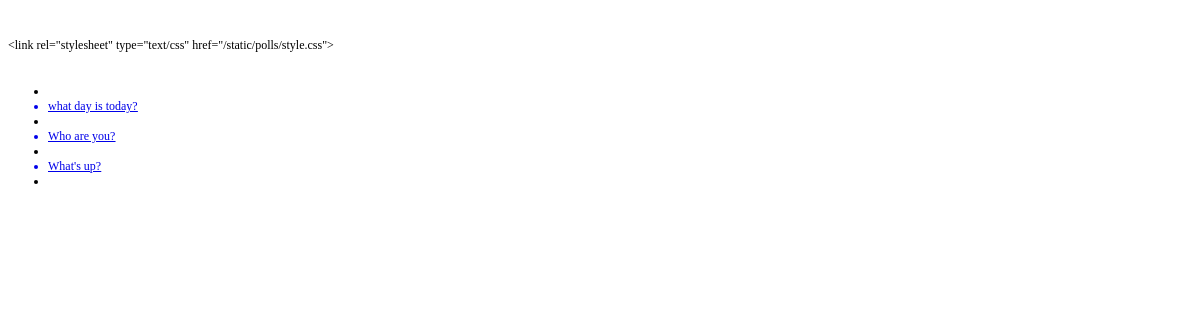
/polls/, run on an earlier commit of the app's database.
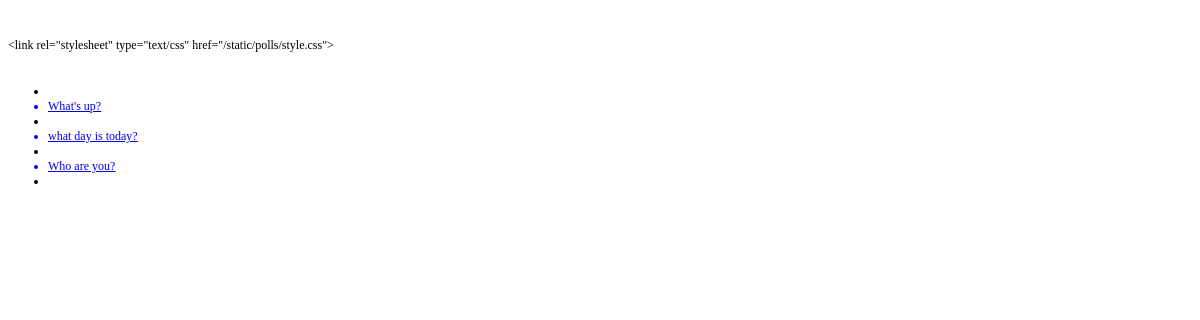
And on a later commit of the database.
### polls/models.py (models this page shows, shortened)
class Question(models.Model):
    question_text = models.CharField(max_length=200)
    pub_date = models.DateTimeField('date published')

### polls/views.py (the view)
# urls.py: path('', views.IndexView.as_view(), name='index'),
class IndexView(generic.ListView):
    template_name = 'polls/index.html'
    context_object_name = 'latest_question_list'
    def get_queryset(self):
        return Question.objects.order_by('-pub_date')[:5]

### polls/templates/polls/index.html (shortened to what this page needs)
<!DOCTYPE html PUBLIC "-//W3C//DTD HTML 4.01//EN" "http://www.w3.org/TR/html4/strict.dtd">
<html>
<head>
</head>
<body>
<p class="p1"><br></p>
<p class="p2"><span class="s1">{% load static %}</span></p>
<p class="p1"><br></p>
<p class="p2"><span class="s1">&lt;link rel="stylesheet" type="text/css" href="{% static 'polls/style.css' %}"&gt;</span></p>
<p class="p1"><br></p>
<p class="p2"><span class="s1">{% if latest_question_list %}</span></p>
<ul class="ul1">
  <li class="li2"><span class="s1">{% for question in latest_question_list %}</span></li>
  <li class="li3"><span class="s2"><a href="file:///Users/alexobinikpo/Desktop/hardeem/mysite/polls/templates/polls/%7B%25%20url%20'polls:detail'%20question.id%20%25%7D"><span class="s3">{{ question.question_text }}</span></a></span></li>
  <li class="li2"><span class="s1">{% endfor %}<span class="Apple-converted-space"> </span></span></li>
</ul>
<p class="p2"><span class="s1">{% else %}</span></p>
<p class="p4"><span class="s1">No polls are available.</span></p>
<p class="p2"><span class="s1">{% endif %}<span class="Apple-converted-space"> </span></span></p>
</body>
</html>

### polls/templates/polls/index.html (style rules this page uses)
p.p1 { margin: 0.0px 0.0px 0.0px 0.0px; font: 12.0px Times; color: #000000; -webkit-text-stroke: #000000; min-height: 14.0px }
p.p2 { margin: 0.0px 0.0px 0.0px 0.0px; font: 12.0px Times; color: #000000; -webkit-text-stroke: #000000 }
li.li2 { margin: 0.0px 0.0px 0.0px 0.0px; font: 12.0px Times; color: #000000; -webkit-text-stroke: #000000 }
li.li3 { margin: 0.0px 0.0px 0.0px 0.0px; font: 12.0px Times; color: #0000e9; -webkit-text-stroke: #0000e9 }
span.s1 { font-kerning: none }
span.s2 { -webkit-text-stroke: 0px #000000 }
span.s3 { text-decoration: underline ; font-kerning: none; color: #0000e9 }
ul.ul1 { list-style-type: disc }

What changed in the data, as far as the page shows it:
changed Question "What's up?": moves up the list
